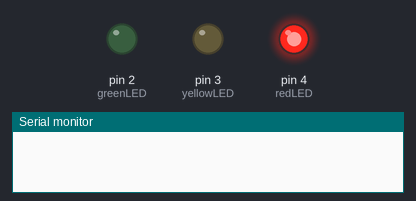
A sketch run on a simulated Arduino Uno, built with avr-gcc and run on an emulated ATmega328P. Parts: output pins drawn as LEDs (lit = HIGH), the last lines printed to the serial monitor.

Above: at 0.7 s.
At 1.7 s:
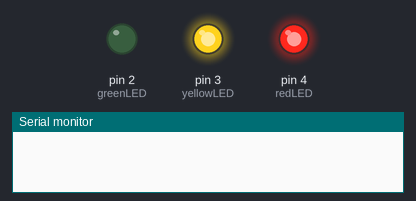
At 2.5 s:
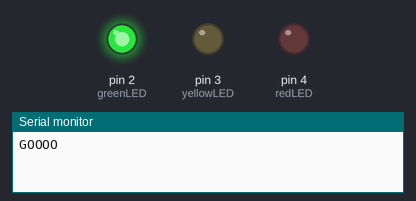
At 3.2 s:
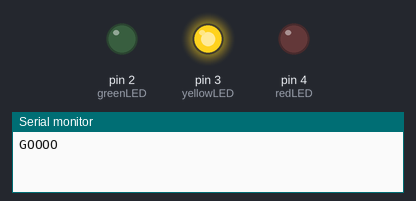
Timing chart, 0 to 5.9 s (numbered marks = the images above):
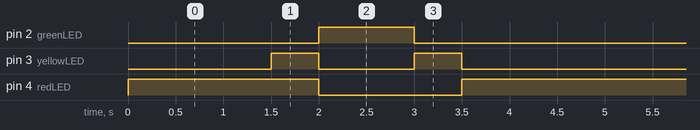

The sketch:

Ex2.1.ino
```cpp
int greenLED = 2;
int yellowLED = 3;
int redLED = 4;

void setup() {
  Serial.begin(115200);
  pinMode(greenLED, OUTPUT);
  pinMode(yellowLED, OUTPUT);
  pinMode(redLED, OUTPUT);

}

void loop() {
  digitalWrite(greenLED, LOW);
  digitalWrite(yellowLED, LOW);
  digitalWrite(redLED, HIGH);
  delay(1000);

  goingGreen();
  delay(1000);
  goingRed();
  delay(1000);

}

void goingGreen() {
  digitalWrite(redLED, HIGH);
  delay(500);
  digitalWrite(yellowLED, HIGH);

  delay(500);
  digitalWrite(redLED, LOW);
  digitalWrite(yellowLED, LOW);
  digitalWrite(greenLED, HIGH);
  Serial.println("GOOOO");

}

void goingRed() {
  digitalWrite(greenLED, LOW);
  digitalWrite(yellowLED, HIGH);
  delay(500);
  digitalWrite(yellowLED, LOW);
  digitalWrite(redLED, HIGH);
  Serial.println("hold up");

}
```

Measured:
- by itself, pin 2 (greenLED): alternates HIGH for 1.0 s and LOW for 3.5 s
- by itself, pin 3 (yellowLED): repeats every 4.5 s: LOW 1.0 s, HIGH 0.50 s, LOW 2.5 s, HIGH 0.50 s
- by itself, pin 4 (redLED): repeats every 4.5 s: LOW 1.5 s, HIGH 3.0 s
